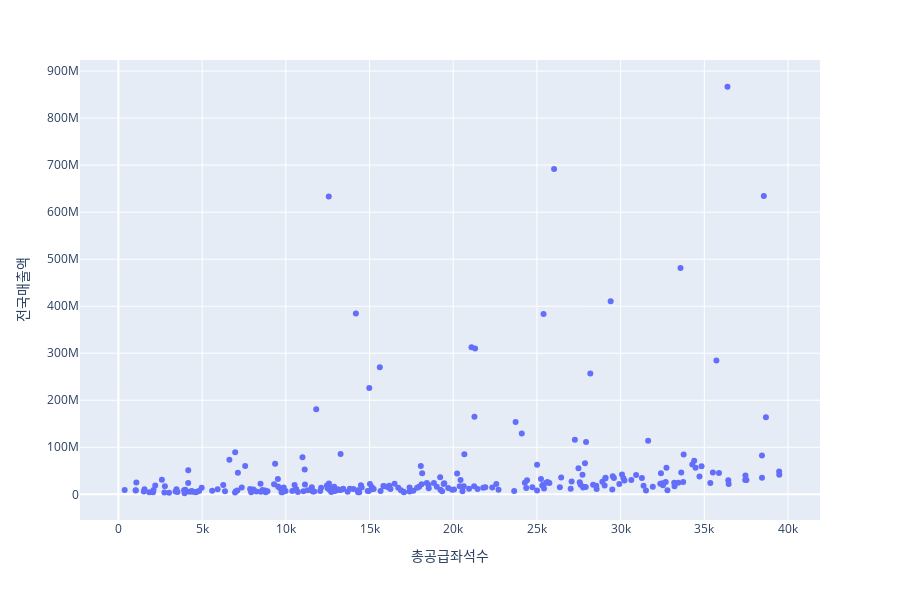

Notebook source saved alongside this figure:
### Markdown cell above
- 전국 관객수*총 공급좌석수의 상위 랭크들은 대부분 애니. (특이점: sm 영화)
- 여성서사 영화: 문영, 불온한 당신, 박화영, 선희와 슬기,

### Code cell
px.scatter(df, x='총공급좌석수', y='전국매출액'
          , hover_name='영화명'
          )

### Figure 1 — Plotly figure (JSON) as saved in the notebook; plotly's stock layout.template omitted (floating-point values rounded to 4 significant figures; data arrays with more than 128 entries replaced by an {"elided": "..."} marker saying what was removed)
{"data": [{"hoverlabel": {"namelength": 0}, "hovertemplate": "<b>%{hovertext}</b><br><br>총공급좌석수=%{x}<br>전국매출액=%{y}", "hovertext": {"elided": "253 str values"}, "legendgroup": "", "marker": {"color": "#636efa", "symbol": "circle"}, "mode": "markers", "name": "", "showlegend": false, "type": "scatter", "x": {"elided": "253 int values"}, "xaxis": "x", "y": {"elided": "253 int values"}, "yaxis": "y"}], "layout": {"height": 600, "legend": {"tracegroupgap": 0}, "margin": {"t": 60}, "xaxis": {"anchor": "y", "domain": [0, 1], "title": {"text": "총공급좌석수"}}, "yaxis": {"anchor": "x", "domain": [0, 1], "title": {"text": "전국매출액"}}}}
